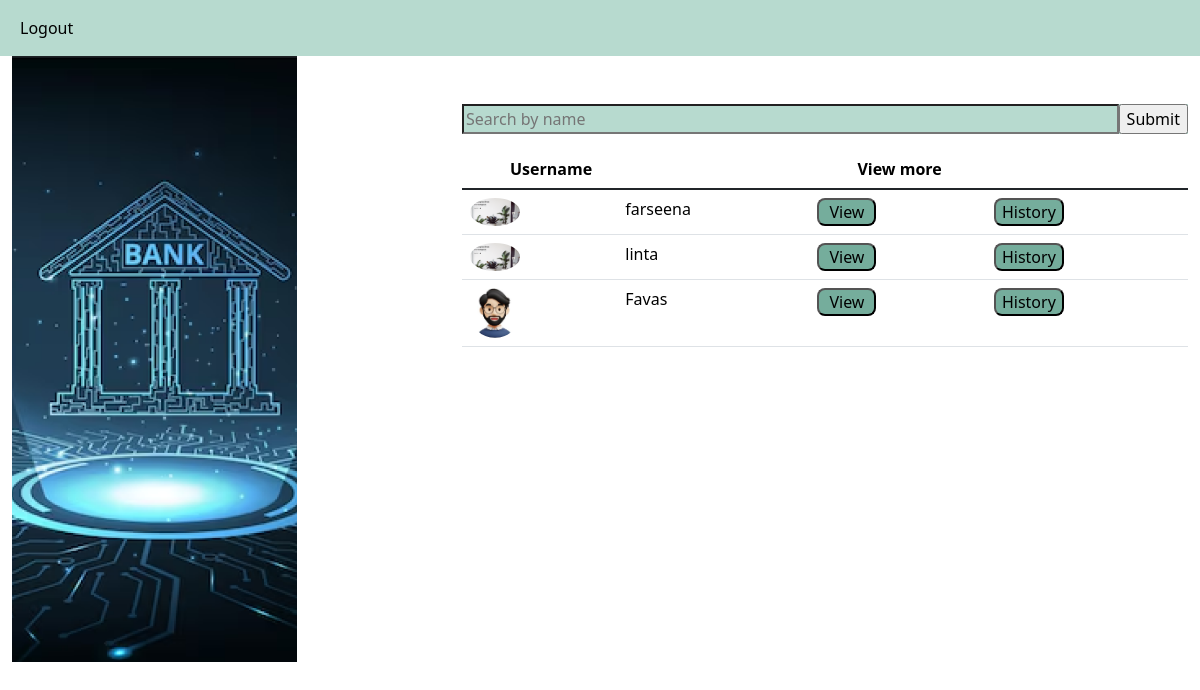
Page /all_user on the earlier database version.
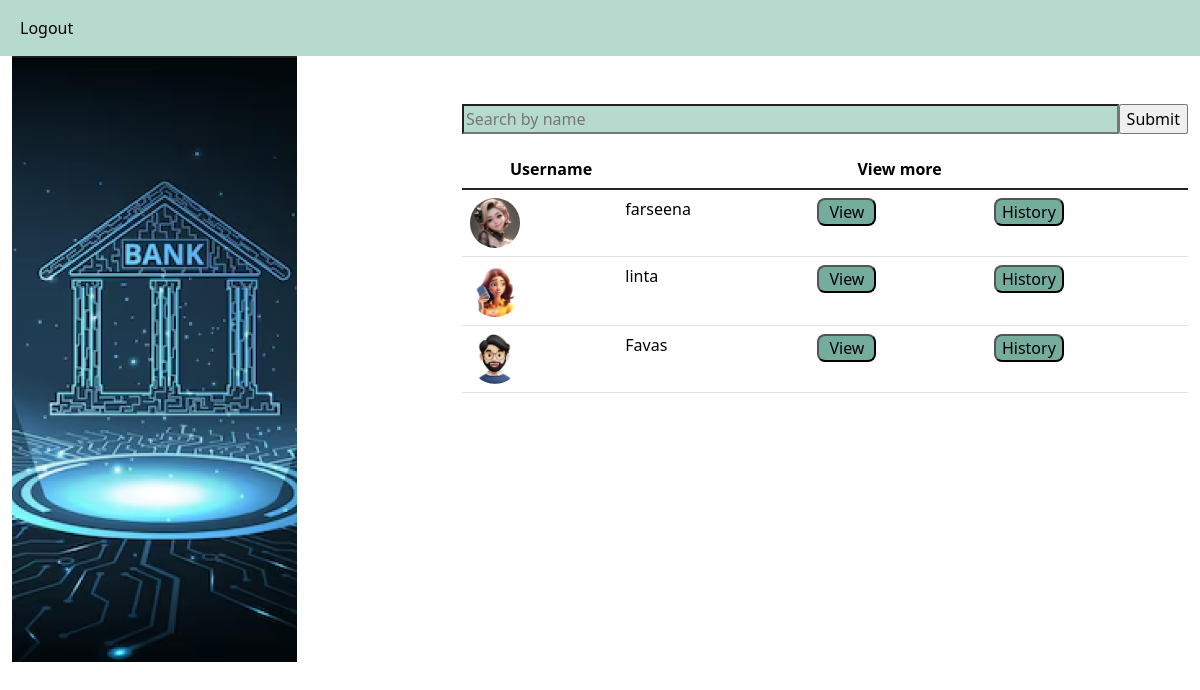
Same page on the later database version.
### app1/models.py (models this page shows)
class Customs(AbstractUser):
    account_no = models.IntegerField(null=True,blank=True)
    bank = models.CharField(max_length=50)
    branch = models.CharField(max_length=50)
    ifsc_code = models.IntegerField(null=True,blank=True)
    pincode = models.IntegerField(null=True,blank=True)
    acnt_no = models.IntegerField(null=True,blank=True)
    amount = models.IntegerField(null=True,blank=True)
    phone_no = models.IntegerField(null=True,blank=True)
    address = models.CharField(max_length=50)
    adhar_no = models.IntegerField(null=True,blank=True)
    pancard_no = models.IntegerField(null=True,blank=True)
    image = models.FileField()
    dob = models.CharField(max_length=50)
    user_type = models.CharField(max_length=50)

### app1/views.py (the view)
# urls.py: path('all_user',views.all_user),
def all_user(request):
    all_user = Customs.objects.filter(user_type="user")
    return render(request, 'bank/all_user.html', {'users': all_user})

### template/bank/all_user.html (shortened to what this page needs)
<html lang="en">
<head>
    {% load static %}
    <link href="https://cdn.jsdelivr.net/npm/bootstrap@5.3.3/dist/css/bootstrap.min.css" rel="stylesheet">
</head>
<body>
  <div>
    <nav class="navbar navbar-expand-lg mainav">
      <div class="container-fluid">
        <div class="collapse navbar-collapse" id="navbarNavAltMarkup">
          <div class="navbar-nav">
            <a class="nav-link active" aria-current="page" href="userlogout">Logout</a>
          </div>
        </div>
      </div>
    </nav>
  </div>
    <div class="container-fluid w-100">
        <div class="row">
          <div class="col-4">
            <img class="bankimg" src="{% static 'image/half.png' %}" alt="">
          </div>
          <div class="col-8">
            <div style="padding-left: 50px;">
                <div style="background-color: #B7DACF;">
                    <form action="search_user" method="post">
                        <div class="mt-5" style="display: flex;">
                            <input style="width: 100%;background-color:#B7DACF;" type="text" placeholder="Search by name" name="search">
                            <input type="submit">
                        </div>
                    </form>
                </div>
                <div>
                    <table class="table">
                        <thead>
                          <tr>
                            <th colspan="2" class="ps-5" scope="col">Username</th>
                            <th colspan="2" class="ps-5" scope="col">View more</th>
                          </tr>
                        </thead>
                        <tbody class="table-group-divider">
                          <tr>
                            {% for i in users %}
                                <td><img class="image" src="{{ i.image.url }}" alt=""></td>
                                <td>{{ i.first_name }}</td>
                                <td>
                                    <a href="{% url 'user_view' id=i.id %}">
                                    <button style="background-color:#75ad9c;border-radius: 8px;padding-left: 10px;padding-right: 10px;" >View</button>
                                    </a>
                                </td>
                                <td>
                                    <a href="{% url 'all_history' id=i.id %}">
                                    <button style="background-color:#75ad9c;border-radius: 8px;"> History </button>
                                    </a><br>
                                </td>
                          </tr>
                          {% endfor %}
                        </tbody>
                      </table>
                </div>
            </div>
          </div>
        </div>
      </div>
</body>
</html>

Differences in the rows shown:
changed Customs "farseena": image: a different picture
changed Customs "linta": image: a different picture
